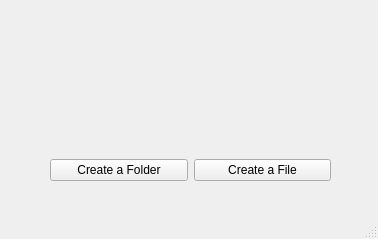
<?xml version="1.0" encoding="UTF-8"?>
<ui version="4.0">
 <class>MainWindow</class>
 <widget class="QMainWindow" name="MainWindow">
  <property name="geometry">
   <rect>
    <x>0</x>
    <y>0</y>
    <width>378</width>
    <height>239</height>
   </rect>
  </property>
  <property name="windowTitle">
   <string>MainWindow</string>
  </property>
  <widget class="QWidget" name="centralwidget">
   <widget class="QWidget" name="">
    <property name="geometry">
     <rect>
      <x>50</x>
      <y>40</y>
      <width>281</width>
      <height>141</height>
     </rect>
    </property>
    <layout class="QGridLayout" name="gridLayout">
     <item row="0" column="0">
      <widget class="QLabel" name="createAFolder">
       <property name="text">
        <string/>
       </property>
      </widget>
     </item>
     <item row="0" column="1">
      <widget class="QLabel" name="createAFile">
       <property name="text">
        <string/>
       </property>
      </widget>
     </item>
     <item row="1" column="0">
      <widget class="QPushButton" name="createAFolderBt">
       <property name="text">
        <string>Create a Folder</string>
       </property>
      </widget>
     </item>
     <item row="1" column="1">
      <widget class="QPushButton" name="createAFileBt">
       <property name="text">
        <string>Create a File</string>
       </property>
      </widget>
     </item>
    </layout>
   </widget>
  </widget>
  <widget class="QMenuBar" name="menubar">
   <property name="geometry">
    <rect>
     <x>0</x>
     <y>0</y>
     <width>378</width>
     <height>21</height>
    </rect>
   </property>
  </widget>
  <widget class="QStatusBar" name="statusbar"/>
 </widget>
 <resources/>
 <connections/>
</ui>
